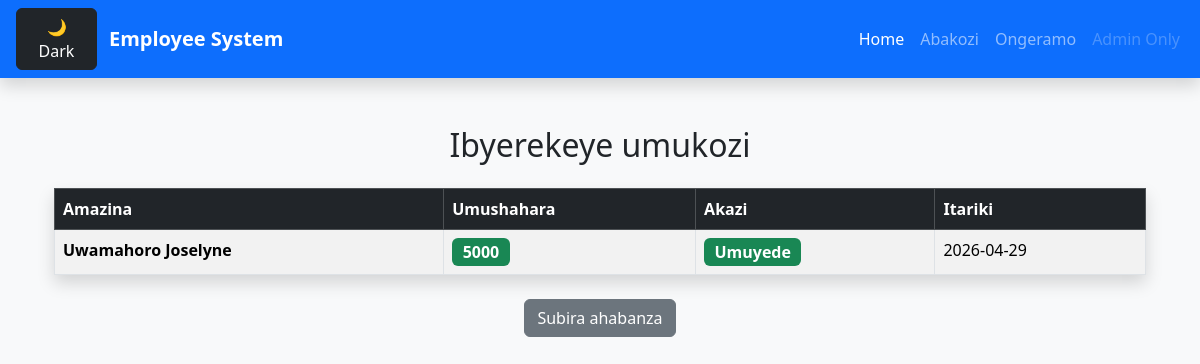
The page /detail/4 on the database its author committed.
### employees/models.py (models this page shows, shortened)
class Umushahara(models.Model):
    umukozi = models.ForeignKey(Abakozi, on_delete=models.CASCADE)
    umushahara = models.IntegerField()
    igihe = models.DateField()

class Abakozi(models.Model):
    first_name = models.CharField(max_length=100, null=True)
    last_name = models.CharField(max_length=100, null=True)
    akazi = models.CharField(max_length=100)
    arakora = models.BooleanField(default=True)
    itariki = models.DateTimeField()

### employees/views.py (the view)
# urls.py: path("detail/<int:id>", views.detail, name = 'detail'),
def detail(request, id):
    details = Umushahara.objects.filter(umukozi_id = id)
    return render(request, 'employees/detail.html', {'mydetails':details})

### employees/templates/employees/detail.html (shortened to what this page needs)
{% extends 'employees/index.html' %}
{% block content %}
<div class="container mt-4">
    <h2 class="text-center mb-4">Ibyerekeye umukozi</h2>
    <table class="table table-bordered table-striped table-hover shadow">
        <thead class="table-dark">
            <tr>
                <th>Amazina</th>
                <th>Umushahara</th>
                <th>Akazi</th>
                <th>Itariki</th>
            </tr>
        </thead>
        <tbody>
            {% for x in mydetails %}
            <tr>
                <td>
                    <strong>
                        {{ x.umukozi.first_name }} {{ x.umukozi.last_name }}
                    </strong>
                </td>
                <td>
                    <span class="badge bg-success fs-6">
                        {{ x.umushahara }}
                    </span>
                </td>
                <td>
                    <span class="badge bg-success fs-6">
                        {{ x.umukozi.akazi }}
                    </span>
                </td>
                <td>
                    {{ x.igihe|date:"Y-m-d" }}
                </td>
            </tr>
            {% endfor %}
        </tbody>
    </table>
    <div class="text-center mt-4">
        <a href="{% url 'home' %}" class="btn btn-secondary">
            Subira ahabanza
        </a>
    </div>
</div>
{% endblock %}

### rows shown on the page
Umushahara: umukozi.first_name "Uwamahoro", umukozi.last_name "Joselyne", umushahara "5000", umukozi.akazi "Umuyede", igihe "2026-04-29"
